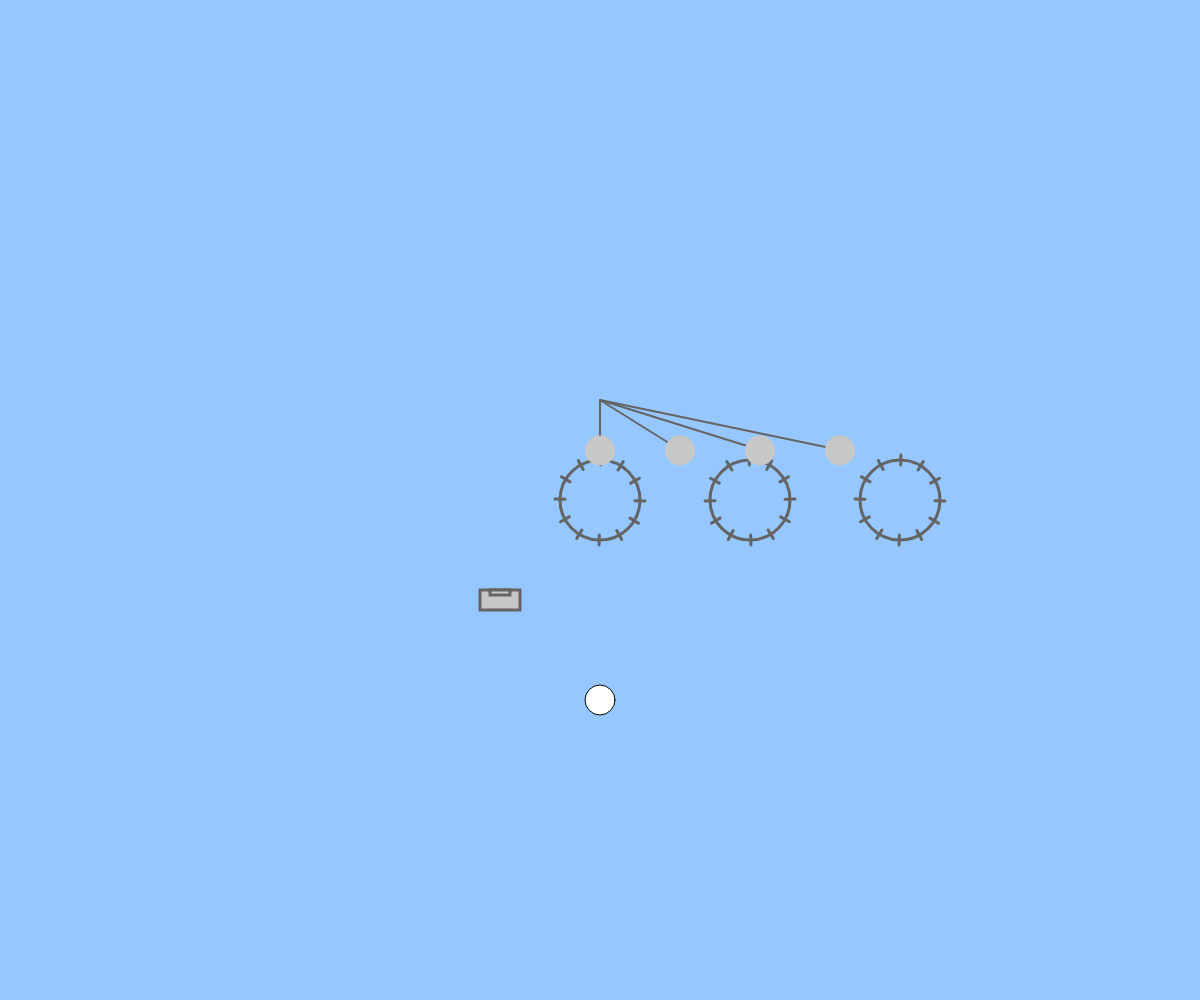
Frame 1 (no input)
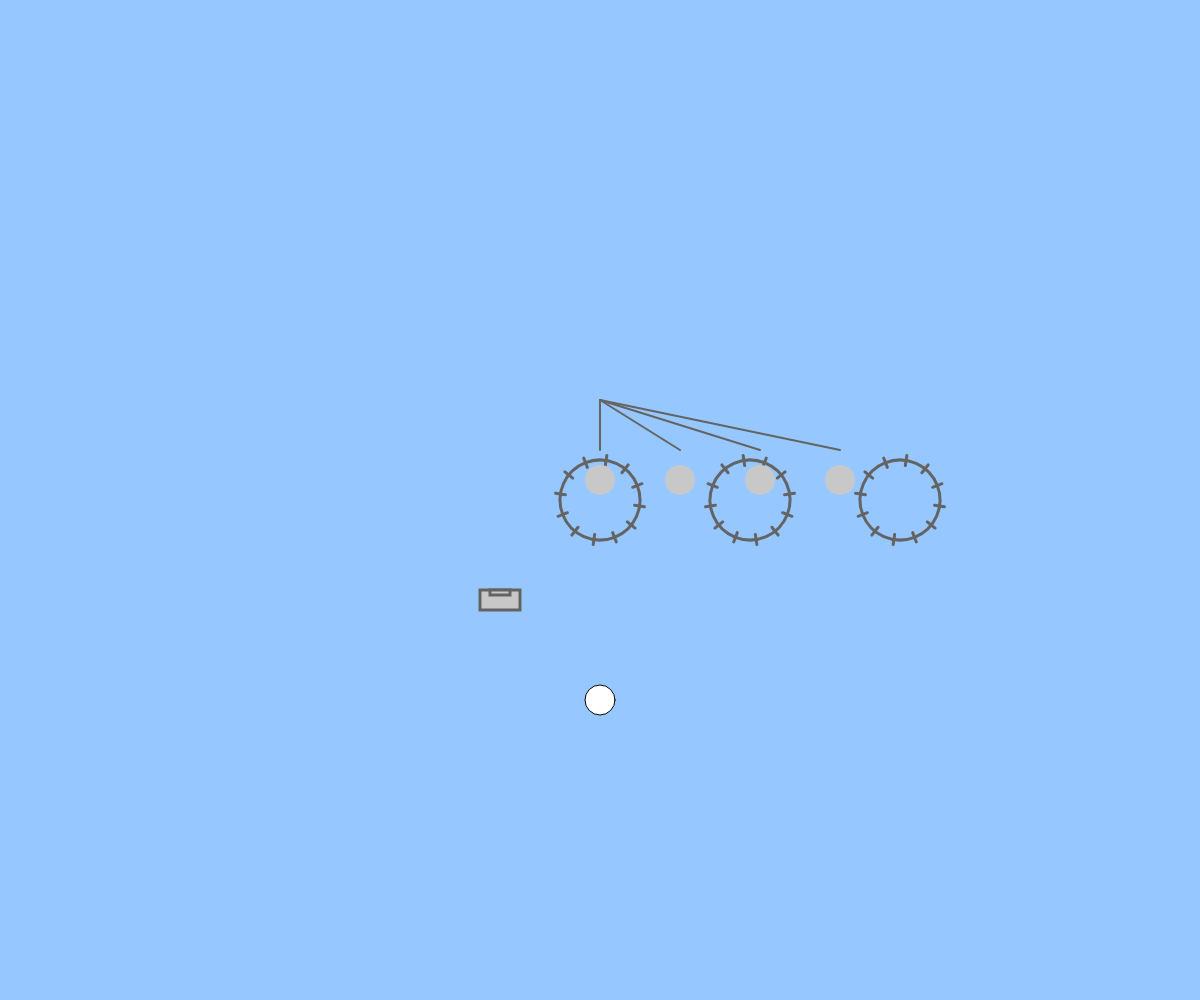
Frame 60 (no input)
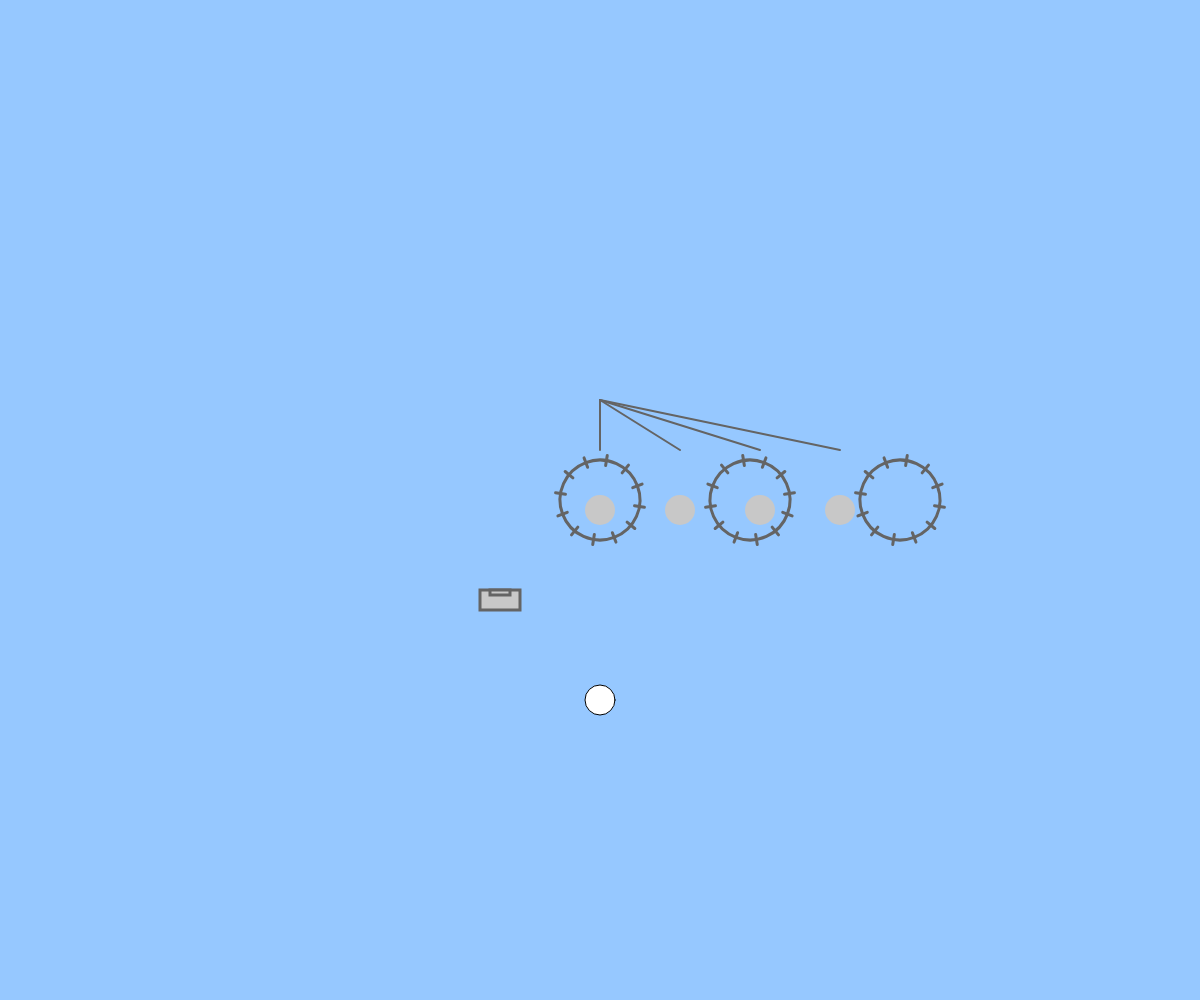
Frame 120 (the mouse pressed at the canvas centre since frame 60)

The p5.js sketch that drew these frames (run headless with seeded random() and noise() and a simulated clock; from frame 60 on, the mouse is pressed at the canvas centre):

// p5.js sketch
// ── sketch.js
let gears = [];
let ropes = [];
let weights = [];
let waterRivulets = [];
let wateringCan;
let flower;
let waterDrops = [];
let canTipAngle = 0;
let canTipping = false;
let waterFlowing = false;
let flowerWatered = false;

function setup() {
  createCanvas(windowWidth, windowHeight);
  
  // Create gears
  for (let i = 0; i < 3; i++) {
    gears.push({
      x: width / 2 + i * 150,
      y: height / 2,
      radius: 40,
      rotation: 0,
      speed: (i % 2 === 0 ? 1 : -1) * 0.02
    });
  }

  // Create ropes and weights
  for (let i = 0; i < 4; i++) {
    ropes.push({
      x1: width / 2,
      y1: height / 2 - 100,
      x2: width / 2 + i * 80,
      y2: height / 2 - 50
    });
    weights.push({
      x: width / 2 + i * 80,
      y: height / 2 - 50,
      radius: 15,
      speed: 0.5
    });
  }

  // Watering can
  wateringCan = {
    x: width / 2 - 100,
    y: height / 2 + 100,
    tipX: width / 2 - 100,
    tipY: height / 2 + 150,
    angle: 0,
    tipping: false
  };

  // Flower
  flower = {
    x: width / 2,
    y: height / 2 + 200,
    size: 30,
    watered: false
  };
}

function draw() {
  background(150, 200, 255);

  // Update and draw gears
  for (let gear of gears) {
    gear.rotation += gear.speed;
    push();
    translate(gear.x, gear.y);
    rotate(gear.rotation);
    stroke(100);
    strokeWeight(3);
    noFill();
    circle(0, 0, gear.radius * 2);

    // Draw teeth
    for (let i = 0; i < 12; i++) {
      let angle = (TWO_PI / 12) * i;
      let x1 = cos(angle) * (gear.radius - 5);
      let y1 = sin(angle) * (gear.radius - 5);
      let x2 = cos(angle) * (gear.radius + 5);
      let y2 = sin(angle) * (gear.radius + 5);
      line(x1, y1, x2, y2);
    }
    pop();
  }

  // Update and draw ropes and weights
  for (let i = 0; i < ropes.length; i++) {
    let rope = ropes[i];
    let weight = weights[i];

    // Animate the drop
    if (weight.y < height / 2 + 50) {
      weight.y += weight.speed;
    }

    stroke(100);
    strokeWeight(2);
    line(rope.x1, rope.y1, rope.x2, rope.y2);

    fill(200);
    noStroke();
    circle(weight.x, weight.y, weight.radius * 2);
  }

  // Draw watering can
  push();
  translate(wateringCan.x, wateringCan.y);
  rotate(wateringCan.angle);
  stroke(100);
  strokeWeight(3);
  fill(200);
  rect(-20, -10, 40, 20); // Can body
  rect(-10, -10, 20, 5);  // Spout
  pop();

  // Tip the watering can if needed
  if (canTipping) {
    canTipAngle += 0.03;
    if (canTipAngle > PI / 4) {
      canTipAngle = PI / 4;
    }
    wateringCan.angle = canTipAngle;
    
    // Start water flow after tipping
    if (!waterFlowing && canTipAngle > PI / 12) {
      waterFlowing = true;
      
      // Create initial rivulets
      for (let i = 0; i < 5; i++) {
        waterRivulets.push({
          x1: width / 2,
          y1: height / 2 + 150,
          x2: width / 2 - 20 + random(40),
          y2: height / 2 + 200 + random(50)
        });
      }
    }
    
    // Add more drops as can tips
    if (canTipAngle > PI / 8) {
      waterDrops.push({
        x: width / 2 - 100,
        y: height / 2 + 150,
        size: random(2, 6),
        speed: random(1, 3),
        angle: random(-0.5, 0.5)
      });
    }
  }

  // Draw water drops
  for (let i = waterDrops.length - 1; i >= 0; i--) {
    let drop = waterDrops[i];
    drop.y += drop.speed;
    drop.x += drop.angle * 2;
    
    fill(100, 150, 255);
    noStroke();
    ellipse(drop.x, drop.y, drop.size);
    
    // Remove drops that go off screen
    if (drop.y > height) {
      waterDrops.splice(i, 1);
    }
  }

  // Draw rivulets of water
  for (let i = waterRivulets.length - 1; i >= 0; i--) {
    let r = waterRivulets[i];
    stroke(0, 100, 255);
    strokeWeight(1);
    line(r.x1, r.y1, r.x2, r.y2);
    
    // Animate the rivulets
    r.x1 += random(-0.5, 0.5);
    r.x2 += random(-0.5, 0.5);
    r.y1 += 0.5;
    r.y2 += 0.5;
    
    // Remove rivulets that go off screen
    if (r.y1 > height || r.y2 > height) {
      waterRivulets.splice(i, 1);
    }
  }

  // Draw flower
  fill(255);
  stroke(0);
  strokeWeight(1);
  circle(flower.x, flower.y, flower.size);

  // Draw watered indicator
  if (flowerWatered) {
    fill(0, 200, 255);
    noStroke();
    ellipse(flower.x - 10, flower.y + 10, 5);
    ellipse(flower.x + 10, flower.y - 10, 5);
  }

  // Trigger mechanism after initial delay
  if (frameCount > 120 && !canTipping) {
    canTipping = true;
  }
  
  // Animate gears
  if (frameCount > 100) {
    for (let gear of gears) {
      gear.rotation += gear.speed;
    }
  }
}

function windowResized() {
  resizeCanvas(windowWidth, windowHeight);
}
